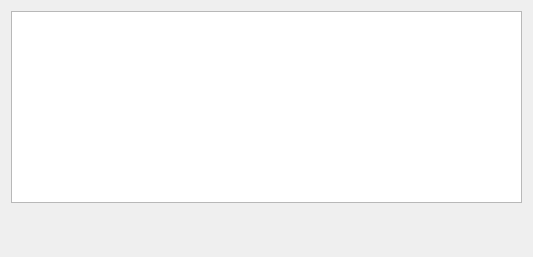
<?xml version="1.0" encoding="UTF-8"?>
<ui version="4.0">
 <class>PageGPD</class>
 <widget class="QWidget" name="PageGPD">
  <property name="geometry">
   <rect>
    <x>0</x>
    <y>0</y>
    <width>533</width>
    <height>257</height>
   </rect>
  </property>
  <property name="windowTitle">
   <string>Form</string>
  </property>
  <layout class="QVBoxLayout" name="verticalLayout">
   <item>
    <widget class="ParamTable" name="paramTab"/>
   </item>
   <item>
    <spacer name="verticalSpacer">
     <property name="orientation">
      <enum>Qt::Vertical</enum>
     </property>
     <property name="sizeHint" stdset="0">
      <size>
       <width>0</width>
       <height>0</height>
      </size>
     </property>
    </spacer>
   </item>
  </layout>
 </widget>
 <customwidgets>
  <customwidget>
   <class>ParamTable</class>
   <extends>QTableWidget</extends>
   <header>widgets/paramtable.h</header>
  </customwidget>
 </customwidgets>
 <resources/>
 <connections/>
</ui>
